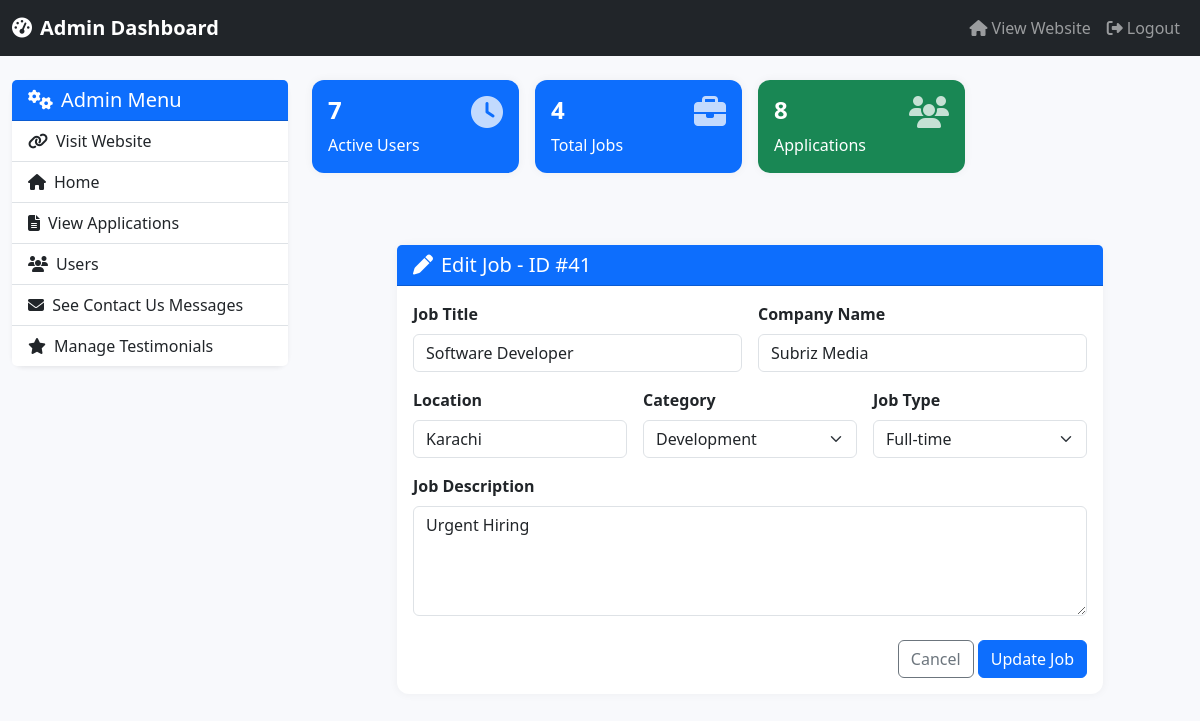
Screenshot of /admin/editjob.php?id=41 with the database file from the repository.
### tables this page shows
CREATE TABLE `jobs` (
  `id` int(11) NOT NULL,
  `title` varchar(255) NOT NULL,
  `company` varchar(255) NOT NULL,
  `location` varchar(255) DEFAULT NULL,
  `category` varchar(100) DEFAULT NULL,
  `type` varchar(100) DEFAULT NULL,
  `description` text DEFAULT NULL,
  `created_at` timestamp NOT NULL DEFAULT current_timestamp()
);

### admin/editjob.php (the view, shortened to what this page needs)
<?php
$servername = "localhost";
$username = "root";
$password = "";
$dbname = "user";
$conn = mysqli_connect($servername, $username, $password, $dbname);
$jobId = intval($_GET['id']);
$query = "SELECT * FROM jobs WHERE id = $jobId";
$result = mysqli_query($conn, $query);
$job = mysqli_fetch_assoc($result);
include 'adminheader.php';
?>
<!DOCTYPE html>
<html lang="en">
<head>
    <link href="https://cdn.jsdelivr.net/npm/bootstrap@5.3.0/dist/css/bootstrap.min.css" rel="stylesheet">
</head>
<body>
<div class="container py-5 fade-in">
    <div class="row justify-content-center">
        <div class="col-lg-10">
            <div class="card border-0">
                <div class="card-header bg-primary text-white">
                    <h5 class="mb-0"><i class="fas fa-pen me-2"></i>Edit Job - ID #<?= $jobId ?></h5>
                </div>
                <div class="card-body">
                    <form method="POST" action="">
                        <div class="row g-3">
                            <div class="col-md-6">
                                <label for="jobTitle" class="form-label fw-semibold">Job Title</label>
                                <input type="text" name="jobTitle" class="form-control" value="<?= htmlspecialchars($job['title']) ?>" required>
                            </div>
                            <div class="col-md-6">
                                <label for="company" class="form-label fw-semibold">Company Name</label>
                                <input type="text" name="company" class="form-control" value="<?= htmlspecialchars($job['company']) ?>" required>
                            </div>
                            <div class="col-md-4">
                                <label for="location" class="form-label fw-semibold">Location</label>
                                <input type="text" name="location" class="form-control" value="<?= htmlspecialchars($job['location']) ?>" required>
                            </div>
                            <div class="col-md-4">
                                <label for="category" class="form-label fw-semibold">Category</label>
                                <select name="category" class="form-select" required>
                                    <option value="development" <?= $job['category'] == 'development' ? 'selected' : '' ?>>Development</option>
                                </select>
                            </div>
                            <div class="col-md-4">
                                <label for="jobType" class="form-label fw-semibold">Job Type</label>
                                <select name="jobType" class="form-select" required>
                                    <option value="full-time" <?= $job['type'] == 'full-time' ? 'selected' : '' ?>>Full-time</option>
                                </select>
                            </div>
                            <div class="col-12">
                                <label for="description" class="form-label fw-semibold">Job Description</label>
                                <textarea name="description" class="form-control" rows="4" required><?= htmlspecialchars($job['description']) ?></textarea>
                            </div>
                        </div>
                        <div class="mt-4 text-end">
                            <a href="dashboard.php" class="btn btn-outline-secondary">Cancel</a>
                            <button type="submit" class="btn btn-primary">Update Job</button>
                        </div>
                    </form>
                </div>
            </div>
        </div>
    </div>
</div>
</body>
</html>

### admin/adminheader.php (style rules this page uses)
body { background-color: #f8f9fa; }

### admin/editjob.php (style rules this page uses)
body { background-color: #f8f9fc; }
.fade-in { animation: fadeIn 0.6s ease-in-out; }
.card { border-radius: 12px; box-shadow: 0 0 10px rgba(0,0,0,0.05); }

### rows the page displays
jobs: jobTitle "Software Developer", company "Subriz Media", location "Karachi", category "Development", jobType "Full-time", description "Urgent Hiring"

### other values shown
$totalUsers "7"
$totalJobs "4"
$applications_count "8"
$jobId "41"
